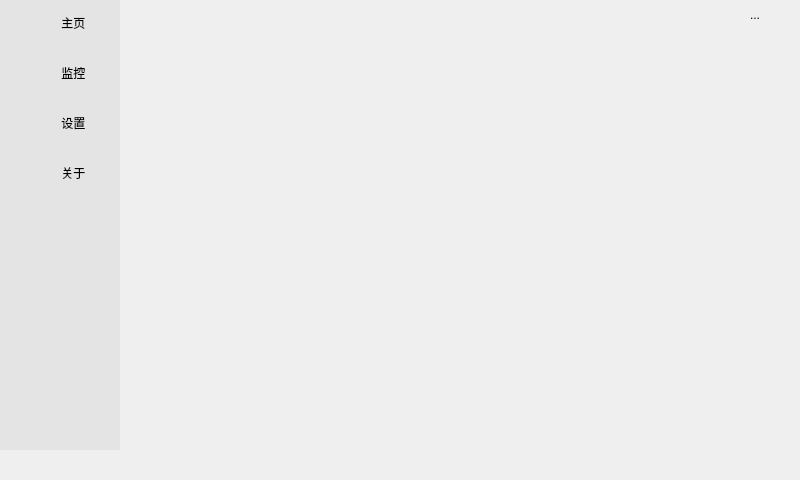
<?xml version="1.0" encoding="UTF-8"?>
<ui version="4.0">
 <class>MainWindow</class>
 <widget class="QMainWindow" name="MainWindow">
  <property name="geometry">
   <rect>
    <x>0</x>
    <y>0</y>
    <width>800</width>
    <height>480</height>
   </rect>
  </property>
  <property name="focusPolicy">
   <enum>Qt::NoFocus</enum>
  </property>
  <property name="windowTitle">
   <string>MainWindow</string>
  </property>
  <property name="statusTip">
   <string/>
  </property>
  <property name="layoutDirection">
   <enum>Qt::LeftToRight</enum>
  </property>
  <property name="windowFilePath">
   <string/>
  </property>
  <property name="toolButtonStyle">
   <enum>Qt::ToolButtonIconOnly</enum>
  </property>
  <widget class="QWidget" name="centralWidget">
   <widget class="QWidget" name="sideBar" native="true">
    <property name="enabled">
     <bool>true</bool>
    </property>
    <property name="geometry">
     <rect>
      <x>0</x>
      <y>0</y>
      <width>120</width>
      <height>450</height>
     </rect>
    </property>
    <property name="styleSheet">
     <string notr="true">QWidget{
	background-color: rgb(228, 228, 228);
}</string>
    </property>
    <layout class="QGridLayout" name="gridLayout">
     <property name="leftMargin">
      <number>0</number>
     </property>
     <property name="topMargin">
      <number>0</number>
     </property>
     <property name="rightMargin">
      <number>0</number>
     </property>
     <property name="bottomMargin">
      <number>0</number>
     </property>
     <property name="spacing">
      <number>0</number>
     </property>
     <item row="3" column="0">
      <widget class="QToolButton" name="btnSettring">
       <property name="minimumSize">
        <size>
         <width>120</width>
         <height>50</height>
        </size>
       </property>
       <property name="styleSheet">
        <string notr="true">/* 默认 */
        QToolButton{
              border-top: 3px outset transparent;
              border-bottom: 7px outset transparent;
              border-right: 3px outset transparent;
              border-left: 20px outset transparent;

              background-color: rgb(228, 228, 228);
        }

        /* 鼠标悬停 */
        QToolButton:hover{
              background-color: rgb(205, 205, 205);
        }

        /* 点击和按下 */
        QToolButton:pressed,QToolButton:checked{
              border-left: 18px outset rgb(93, 95, 97);
              background-color: rgb(246, 246, 246);
        }

        QPushButton:default {
          border-color: navy; /* make the default button prominent */
        }
        </string>
       </property>
       <property name="text">
        <string>   设置</string>
       </property>
       <property name="icon">
        <iconset>
         <normaloff>:/ico/设置.png</normaloff>:/ico/设置.png</iconset>
       </property>
       <property name="iconSize">
        <size>
         <width>20</width>
         <height>20</height>
        </size>
       </property>
       <property name="toolButtonStyle">
        <enum>Qt::ToolButtonTextBesideIcon</enum>
       </property>
       <property name="autoRaise">
        <bool>true</bool>
       </property>
      </widget>
     </item>
     <item row="0" column="0" rowspan="2">
      <widget class="QToolButton" name="btnHome">
       <property name="minimumSize">
        <size>
         <width>120</width>
         <height>50</height>
        </size>
       </property>
       <property name="styleSheet">
        <string notr="true">/* 默认 */
        QToolButton{
              border-top: 3px outset transparent;
              border-bottom: 7px outset transparent;
              border-right: 3px outset transparent;
              border-left: 20px outset transparent;

              background-color: rgb(228, 228, 228);
        }

        /* 鼠标悬停 */
        QToolButton:hover{
              background-color: rgb(205, 205, 205);
        }

        /* 点击和按下 */
        QToolButton:pressed,QToolButton:checked{
              border-left: 18px outset rgb(93, 95, 97);
              background-color: rgb(246, 246, 246);
        }

        QPushButton:default {
          border-color: navy; /* make the default button prominent */
        }
        </string>
       </property>
       <property name="text">
        <string>   主页</string>
       </property>
       <property name="icon">
        <iconset>
         <normaloff>:/ico/主页.png</normaloff>:/ico/主页.png</iconset>
       </property>
       <property name="iconSize">
        <size>
         <width>20</width>
         <height>20</height>
        </size>
       </property>
       <property name="autoRepeat">
        <bool>false</bool>
       </property>
       <property name="autoExclusive">
        <bool>false</bool>
       </property>
       <property name="toolButtonStyle">
        <enum>Qt::ToolButtonTextBesideIcon</enum>
       </property>
       <property name="autoRaise">
        <bool>true</bool>
       </property>
      </widget>
     </item>
     <item row="5" column="0">
      <spacer name="verticalSpacer">
       <property name="orientation">
        <enum>Qt::Vertical</enum>
       </property>
       <property name="sizeHint" stdset="0">
        <size>
         <width>20</width>
         <height>100</height>
        </size>
       </property>
      </spacer>
     </item>
     <item row="2" column="0">
      <widget class="QToolButton" name="btnMonitor">
       <property name="minimumSize">
        <size>
         <width>120</width>
         <height>50</height>
        </size>
       </property>
       <property name="styleSheet">
        <string notr="true">/* 默认 */
        QToolButton{
              border-top: 3px outset transparent;
              border-bottom: 7px outset transparent;
              border-right: 3px outset transparent;
              border-left: 20px outset transparent;

              background-color: rgb(228, 228, 228);
        }

        /* 鼠标悬停 */
        QToolButton:hover{
              background-color: rgb(205, 205, 205);
        }

        /* 点击和按下 */
        QToolButton:pressed,QToolButton:checked{
              border-left: 18px outset rgb(93, 95, 97);
              background-color: rgb(246, 246, 246);
        }

        QPushButton:default {
          border-color: navy; /* make the default button prominent */
        }
        </string>
       </property>
       <property name="text">
        <string>   监控</string>
       </property>
       <property name="icon">
        <iconset>
         <normaloff>:/ico/监控.png</normaloff>:/ico/监控.png</iconset>
       </property>
       <property name="iconSize">
        <size>
         <width>20</width>
         <height>20</height>
        </size>
       </property>
       <property name="toolButtonStyle">
        <enum>Qt::ToolButtonTextBesideIcon</enum>
       </property>
       <property name="autoRaise">
        <bool>true</bool>
       </property>
      </widget>
     </item>
     <item row="4" column="0">
      <widget class="QToolButton" name="btnAbout">
       <property name="minimumSize">
        <size>
         <width>120</width>
         <height>50</height>
        </size>
       </property>
       <property name="styleSheet">
        <string notr="true">/* 默认 */
        QToolButton{
              border-top: 3px outset transparent;
              border-bottom: 7px outset transparent;
              border-right: 3px outset transparent;
              border-left: 20px outset transparent;

              background-color: rgb(228, 228, 228);
        }

        /* 鼠标悬停 */
        QToolButton:hover{
              background-color: rgb(205, 205, 205);
        }

        /* 点击和按下 */
        QToolButton:pressed,QToolButton:checked{
              border-left: 18px outset rgb(93, 95, 97);
              background-color: rgb(246, 246, 246);
        }

        QPushButton:default {
          border-color: navy; /* make the default button prominent */
        }
        </string>
       </property>
       <property name="text">
        <string>   关于</string>
       </property>
       <property name="icon">
        <iconset>
         <normaloff>:/ico/关于.png</normaloff>:/ico/关于.png</iconset>
       </property>
       <property name="iconSize">
        <size>
         <width>20</width>
         <height>20</height>
        </size>
       </property>
       <property name="toolButtonStyle">
        <enum>Qt::ToolButtonTextBesideIcon</enum>
       </property>
       <property name="autoRaise">
        <bool>true</bool>
       </property>
       <property name="arrowType">
        <enum>Qt::NoArrow</enum>
       </property>
      </widget>
     </item>
    </layout>
   </widget>
   <widget class="QToolButton" name="toolButton_close">
    <property name="geometry">
     <rect>
      <x>770</x>
      <y>0</y>
      <width>30</width>
      <height>30</height>
     </rect>
    </property>
    <property name="cursor">
     <cursorShape>ArrowCursor</cursorShape>
    </property>
    <property name="text">
     <string/>
    </property>
    <property name="icon">
     <iconset resource="../resources/qrc/ico.qrc">
      <normaloff>:/side_bar_plus/resources/images/关闭.png</normaloff>:/side_bar_plus/resources/images/关闭.png</iconset>
    </property>
    <property name="autoRaise">
     <bool>true</bool>
    </property>
   </widget>
   <widget class="QToolButton" name="toolButton_min">
    <property name="geometry">
     <rect>
      <x>740</x>
      <y>0</y>
      <width>30</width>
      <height>30</height>
     </rect>
    </property>
    <property name="text">
     <string>...</string>
    </property>
    <property name="icon">
     <iconset resource="../resources/qrc/ico.qrc">
      <normaloff>:/side_bar_plus/resources/images/横杠.png</normaloff>:/side_bar_plus/resources/images/横杠.png</iconset>
    </property>
    <property name="autoRaise">
     <bool>true</bool>
    </property>
   </widget>
   <widget class="QStackedWidget" name="stackedWidget">
    <property name="geometry">
     <rect>
      <x>120</x>
      <y>30</y>
      <width>680</width>
      <height>450</height>
     </rect>
    </property>
    <property name="currentIndex">
     <number>-1</number>
    </property>
   </widget>
  </widget>
 </widget>
 <layoutdefault spacing="6" margin="11"/>
 <resources>
  <include location="../resources/qrc/ico.qrc"/>
 </resources>
 <connections/>
</ui>
